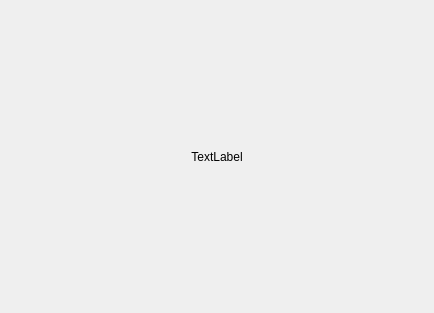
<?xml version="1.0" encoding="UTF-8"?>
<ui version="4.0">
 <class>about</class>
 <widget class="QDialog" name="about">
  <property name="geometry">
   <rect>
    <x>0</x>
    <y>0</y>
    <width>434</width>
    <height>313</height>
   </rect>
  </property>
  <property name="windowTitle">
   <string>About</string>
  </property>
  <layout class="QGridLayout" name="gridLayout">
   <item row="0" column="0">
    <widget class="QLabel" name="label">
     <property name="text">
      <string>TextLabel</string>
     </property>
     <property name="alignment">
      <set>Qt::AlignCenter</set>
     </property>
    </widget>
   </item>
  </layout>
 </widget>
 <resources/>
 <connections/>
</ui>
